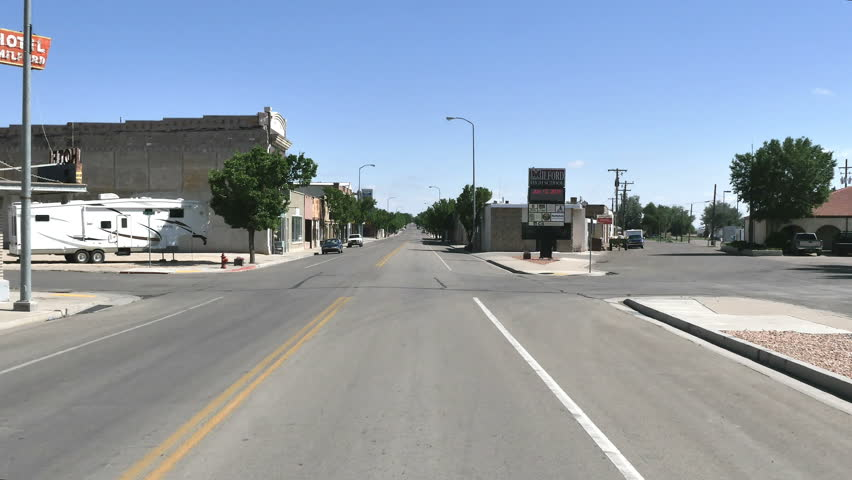
#> input picture dataset/clear/clear0.jpg, 852 x 480 px; its folder holds only this picture in this run
$ python dataprepare.py
#> lines starting #> are read from the running program, lines starting #| are printed output that depends on the picture
import numpy as np
import os
import cv2
import random
import pickle

from matplotlib import pyplot as plt

file_list = []
class_list = []

DATADIR = "dataset"

CATEGORIES = ["clear","dirt","snow","wet"]

IMG_SIZE = 100

for category in CATEGORIES :
	path = os.path.join(DATADIR, category)
	for img in os.listdir(path):
		img_array = cv2.imread(os.path.join(path, img), cv2.IMREAD_GRAYSCALE)
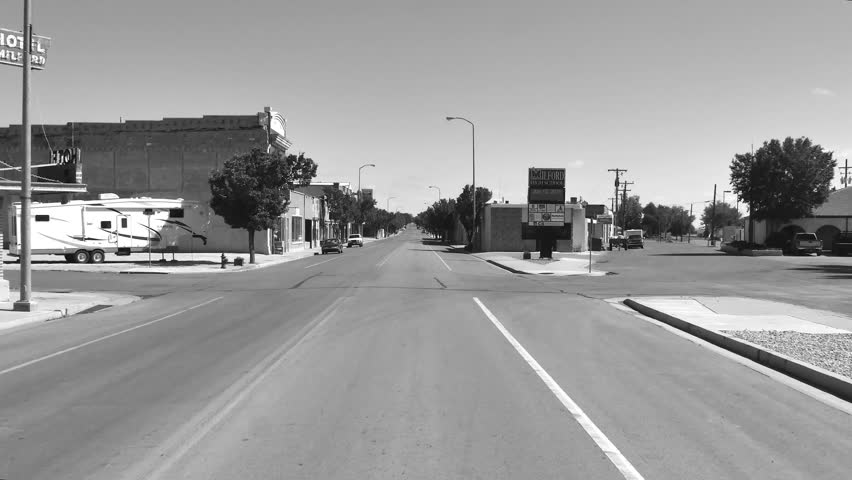
#> img_array: shape (480, 852); min 3, max 255, mean 153.8
#> pass 2 of the loop `for category in CATEGORIES :`:
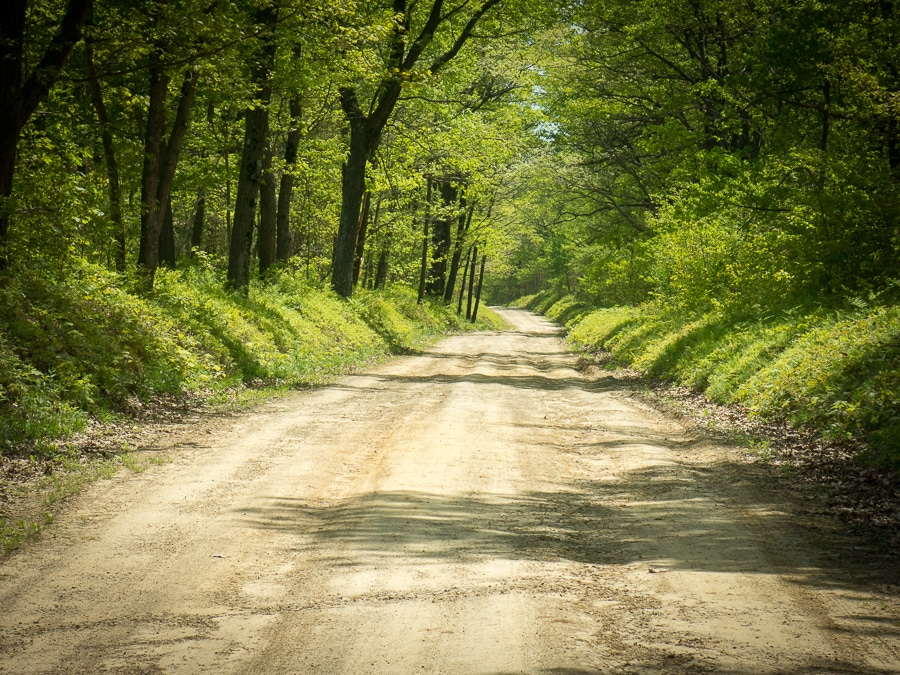
#> input picture dataset/dirt/dirt0.jpg, 900 x 675 px
#> `img_array = cv2.imread(os.path.join(path, img), cv2.IMREAD_GRAYSCALE)`:
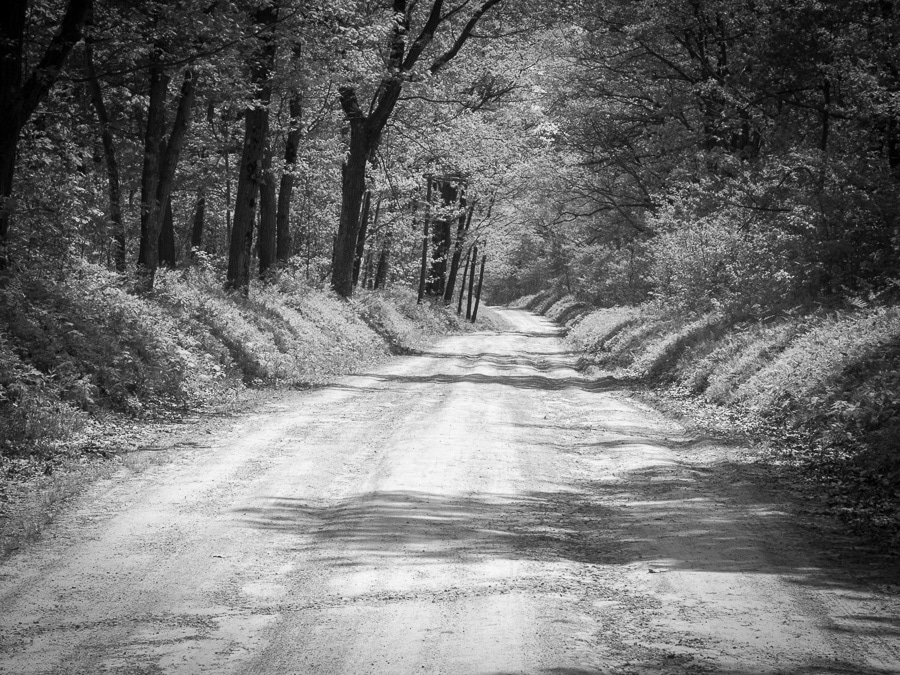
#> img_array: shape (675, 900); min 0, max 255, mean 113.8
#> (the run stopped early here; a loop or call above may not have finished)
